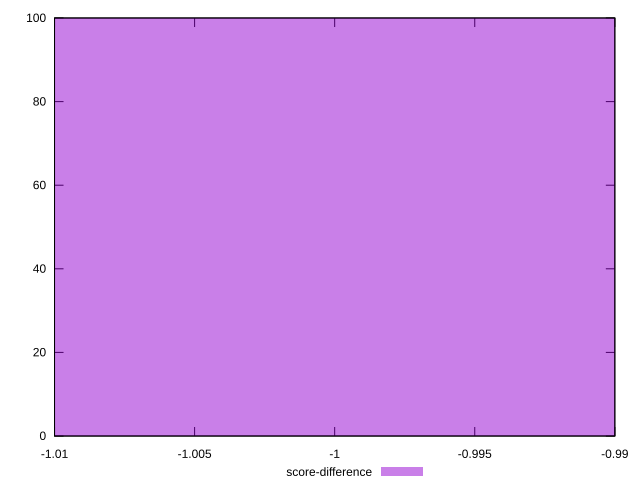

Source code (gnuplot):
reset

$scoreDifference <<EOF
-1 100
EOF

set key outside below
set boxwidth 0.1
set xrange [-1.01:-0.99]
set yrange [0:100]
set trange [0:100]
set style fill transparent solid 0.5 noborder
set terminal svg size 640, 490 enhanced background rgb 'white'
set output "report_00008_2021-01-22T20:58:29.167/total-byte-weight/samples/pages+cached+noexternal+nofonts+nosvg+noimg+nocss+nojs/score-difference/histogram.svg"

plot $scoreDifference title "score-difference" with boxes

reset
